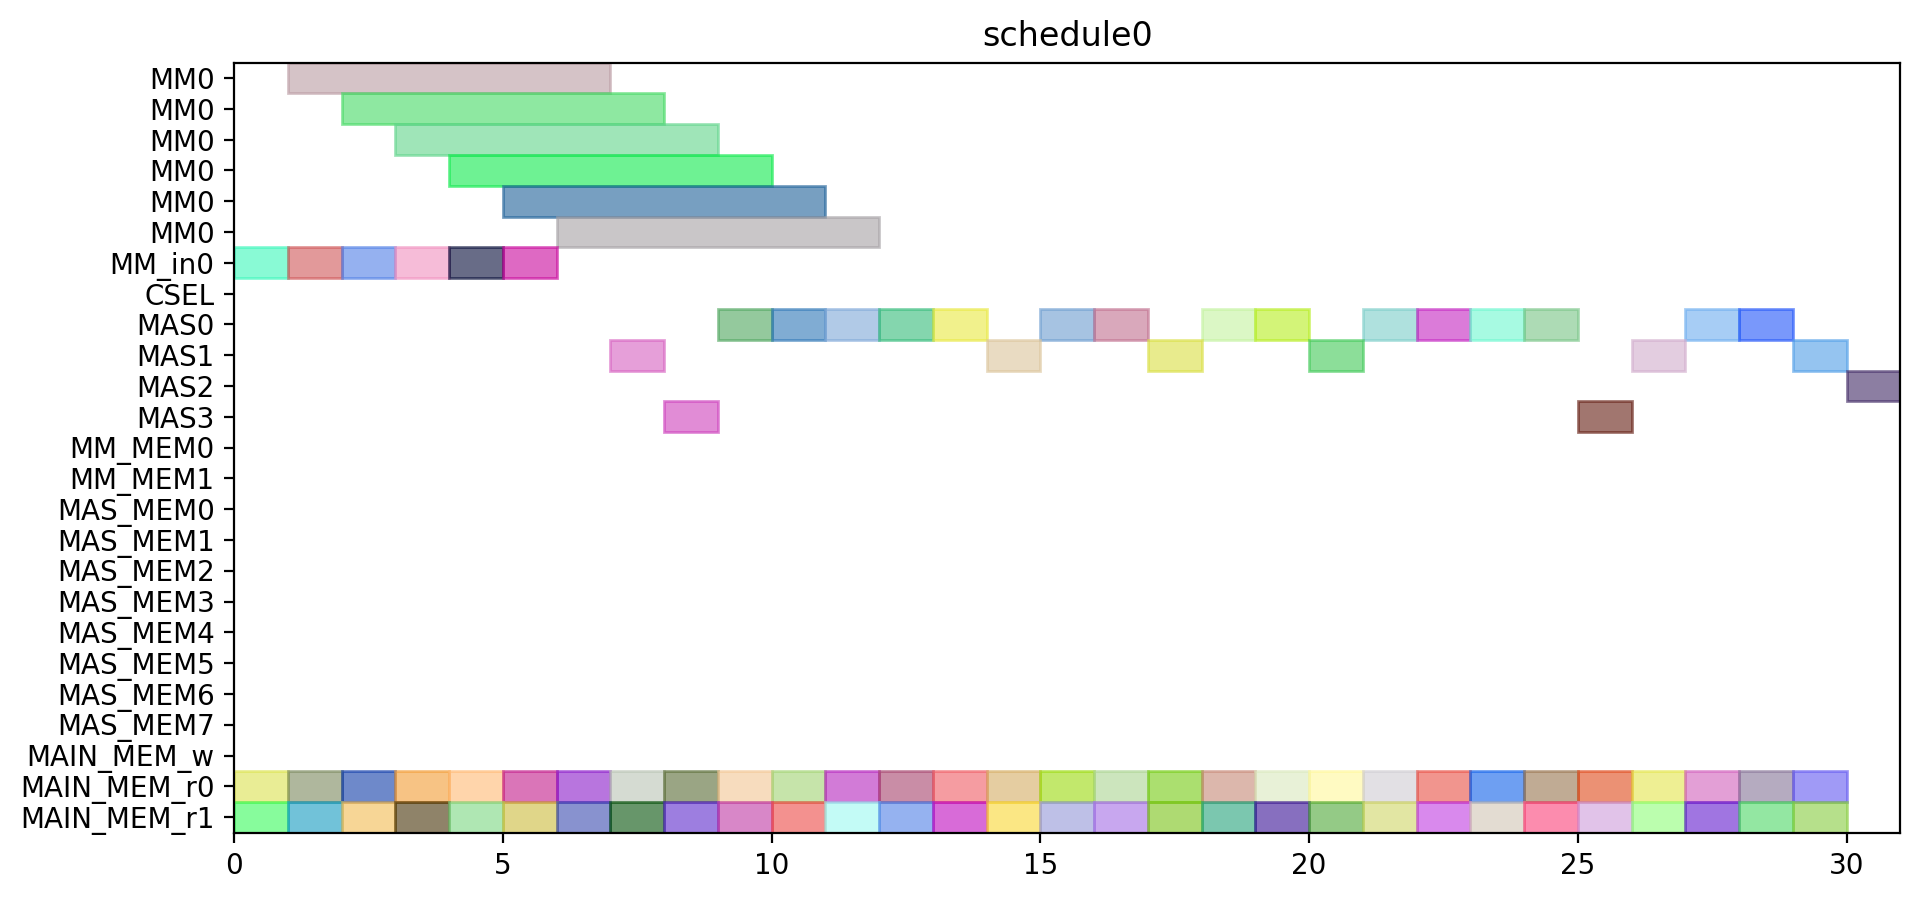

This chart was generated by the following Python code:
from pyschedule import Scenario, solvers, plotters, alt


def solve():
	horizon = 149
	S = Scenario("schedule0", horizon=horizon)

	# resource
	MM = S.Resources('MM', num=1, size=6)
	MM_in = S.Resources('MM_in', num=1)
	CSEL = S.Resource('CSEL')
	MAS = S.Resources('MAS', num=4, size=1, periods=range(1, horizon))
	MM_MEM = S.Resources('MM_MEM', num=2)
	MAS_MEM = S.Resources('MAS_MEM', num=8)
	MAIN_MEM_w = S.Resource('MAIN_MEM_w', size=1)
	MAIN_MEM_r = S.Resources('MAIN_MEM_r', num=2)

	# result of previous scheduling

	# new tasks
	d_t0_a1_0 = S.Task('d_t0_a1_0', length=1, delay_cost=1)
	d_t0_a1_0 += alt(MAS)
	d_t0_a1_0_mem0 = S.Task('d_t0_a1_0_mem0', length=1, delay_cost=1)
	d_t0_a1_0_mem0 += MAIN_MEM_r[0]
	S += d_t0_a1_0_mem0 <= d_t0_a1_0

	d_t0_a1_0_mem1 = S.Task('d_t0_a1_0_mem1', length=1, delay_cost=1)
	d_t0_a1_0_mem1 += MAIN_MEM_r[1]
	S += d_t0_a1_0_mem1 <= d_t0_a1_0

	d_t0_a1_1 = S.Task('d_t0_a1_1', length=1, delay_cost=1)
	d_t0_a1_1 += alt(MAS)
	d_t0_a1_1_mem0 = S.Task('d_t0_a1_1_mem0', length=1, delay_cost=1)
	d_t0_a1_1_mem0 += MAIN_MEM_r[0]
	S += d_t0_a1_1_mem0 <= d_t0_a1_1

	d_t0_a1_1_mem1 = S.Task('d_t0_a1_1_mem1', length=1, delay_cost=1)
	d_t0_a1_1_mem1 += MAIN_MEM_r[1]
	S += d_t0_a1_1_mem1 <= d_t0_a1_1

	d_t0_t10 = S.Task('d_t0_t10', length=1, delay_cost=1)
	d_t0_t10 += alt(MAS)
	d_t0_t10_mem0 = S.Task('d_t0_t10_mem0', length=1, delay_cost=1)
	d_t0_t10_mem0 += MAIN_MEM_r[0]
	S += d_t0_t10_mem0 <= d_t0_t10

	d_t0_t10_mem1 = S.Task('d_t0_t10_mem1', length=1, delay_cost=1)
	d_t0_t10_mem1 += MAIN_MEM_r[1]
	S += d_t0_t10_mem1 <= d_t0_t10

	d_t0_t11 = S.Task('d_t0_t11', length=1, delay_cost=1)
	d_t0_t11 += alt(MAS)
	d_t0_t11_mem0 = S.Task('d_t0_t11_mem0', length=1, delay_cost=1)
	d_t0_t11_mem0 += MAIN_MEM_r[0]
	S += d_t0_t11_mem0 <= d_t0_t11

	d_t0_t11_mem1 = S.Task('d_t0_t11_mem1', length=1, delay_cost=1)
	d_t0_t11_mem1 += MAIN_MEM_r[1]
	S += d_t0_t11_mem1 <= d_t0_t11

	d_t0_t3_t0 = S.Task('d_t0_t3_t0', length=6, delay_cost=1)
	d_t0_t3_t0 += alt(MM)
	d_t0_t3_t0_in = S.Task('d_t0_t3_t0_in', length=1, delay_cost=1)
	d_t0_t3_t0_in += alt(MM_in)
	S += d_t0_t3_t0_in*MM_in[0]<=d_t0_t3_t0*MM[0]
	d_t0_t3_t0_mem0 = S.Task('d_t0_t3_t0_mem0', length=1, delay_cost=1)
	d_t0_t3_t0_mem0 += MAIN_MEM_r[0]
	S += d_t0_t3_t0_mem0 <= d_t0_t3_t0

	d_t0_t3_t0_mem1 = S.Task('d_t0_t3_t0_mem1', length=1, delay_cost=1)
	d_t0_t3_t0_mem1 += MAIN_MEM_r[1]
	S += d_t0_t3_t0_mem1 <= d_t0_t3_t0

	d_t0_t3_t1 = S.Task('d_t0_t3_t1', length=6, delay_cost=1)
	d_t0_t3_t1 += alt(MM)
	d_t0_t3_t1_in = S.Task('d_t0_t3_t1_in', length=1, delay_cost=1)
	d_t0_t3_t1_in += alt(MM_in)
	S += d_t0_t3_t1_in*MM_in[0]<=d_t0_t3_t1*MM[0]
	d_t0_t3_t1_mem0 = S.Task('d_t0_t3_t1_mem0', length=1, delay_cost=1)
	d_t0_t3_t1_mem0 += MAIN_MEM_r[0]
	S += d_t0_t3_t1_mem0 <= d_t0_t3_t1

	d_t0_t3_t1_mem1 = S.Task('d_t0_t3_t1_mem1', length=1, delay_cost=1)
	d_t0_t3_t1_mem1 += MAIN_MEM_r[1]
	S += d_t0_t3_t1_mem1 <= d_t0_t3_t1

	d_t0_t3_t2 = S.Task('d_t0_t3_t2', length=1, delay_cost=1)
	d_t0_t3_t2 += alt(MAS)
	d_t0_t3_t2_mem0 = S.Task('d_t0_t3_t2_mem0', length=1, delay_cost=1)
	d_t0_t3_t2_mem0 += MAIN_MEM_r[0]
	S += d_t0_t3_t2_mem0 <= d_t0_t3_t2

	d_t0_t3_t2_mem1 = S.Task('d_t0_t3_t2_mem1', length=1, delay_cost=1)
	d_t0_t3_t2_mem1 += MAIN_MEM_r[1]
	S += d_t0_t3_t2_mem1 <= d_t0_t3_t2

	d_t0_t3_t3 = S.Task('d_t0_t3_t3', length=1, delay_cost=1)
	d_t0_t3_t3 += alt(MAS)
	d_t0_t3_t3_mem0 = S.Task('d_t0_t3_t3_mem0', length=1, delay_cost=1)
	d_t0_t3_t3_mem0 += MAIN_MEM_r[0]
	S += d_t0_t3_t3_mem0 <= d_t0_t3_t3

	d_t0_t3_t3_mem1 = S.Task('d_t0_t3_t3_mem1', length=1, delay_cost=1)
	d_t0_t3_t3_mem1 += MAIN_MEM_r[1]
	S += d_t0_t3_t3_mem1 <= d_t0_t3_t3

	d_t1_a1_0 = S.Task('d_t1_a1_0', length=1, delay_cost=1)
	d_t1_a1_0 += alt(MAS)
	d_t1_a1_0_mem0 = S.Task('d_t1_a1_0_mem0', length=1, delay_cost=1)
	d_t1_a1_0_mem0 += MAIN_MEM_r[0]
	S += d_t1_a1_0_mem0 <= d_t1_a1_0

	d_t1_a1_0_mem1 = S.Task('d_t1_a1_0_mem1', length=1, delay_cost=1)
	d_t1_a1_0_mem1 += MAIN_MEM_r[1]
	S += d_t1_a1_0_mem1 <= d_t1_a1_0

	d_t1_a1_1 = S.Task('d_t1_a1_1', length=1, delay_cost=1)
	d_t1_a1_1 += alt(MAS)
	d_t1_a1_1_mem0 = S.Task('d_t1_a1_1_mem0', length=1, delay_cost=1)
	d_t1_a1_1_mem0 += MAIN_MEM_r[0]
	S += d_t1_a1_1_mem0 <= d_t1_a1_1

	d_t1_a1_1_mem1 = S.Task('d_t1_a1_1_mem1', length=1, delay_cost=1)
	d_t1_a1_1_mem1 += MAIN_MEM_r[1]
	S += d_t1_a1_1_mem1 <= d_t1_a1_1

	d_t1_t10 = S.Task('d_t1_t10', length=1, delay_cost=1)
	d_t1_t10 += alt(MAS)
	d_t1_t10_mem0 = S.Task('d_t1_t10_mem0', length=1, delay_cost=1)
	d_t1_t10_mem0 += MAIN_MEM_r[0]
	S += d_t1_t10_mem0 <= d_t1_t10

	d_t1_t10_mem1 = S.Task('d_t1_t10_mem1', length=1, delay_cost=1)
	d_t1_t10_mem1 += MAIN_MEM_r[1]
	S += d_t1_t10_mem1 <= d_t1_t10

	d_t1_t11 = S.Task('d_t1_t11', length=1, delay_cost=1)
	d_t1_t11 += alt(MAS)
	d_t1_t11_mem0 = S.Task('d_t1_t11_mem0', length=1, delay_cost=1)
	d_t1_t11_mem0 += MAIN_MEM_r[0]
	S += d_t1_t11_mem0 <= d_t1_t11

	d_t1_t11_mem1 = S.Task('d_t1_t11_mem1', length=1, delay_cost=1)
	d_t1_t11_mem1 += MAIN_MEM_r[1]
	S += d_t1_t11_mem1 <= d_t1_t11

	d_t1_t3_t0 = S.Task('d_t1_t3_t0', length=6, delay_cost=1)
	d_t1_t3_t0 += alt(MM)
	d_t1_t3_t0_in = S.Task('d_t1_t3_t0_in', length=1, delay_cost=1)
	d_t1_t3_t0_in += alt(MM_in)
	S += d_t1_t3_t0_in*MM_in[0]<=d_t1_t3_t0*MM[0]
	d_t1_t3_t0_mem0 = S.Task('d_t1_t3_t0_mem0', length=1, delay_cost=1)
	d_t1_t3_t0_mem0 += MAIN_MEM_r[0]
	S += d_t1_t3_t0_mem0 <= d_t1_t3_t0

	d_t1_t3_t0_mem1 = S.Task('d_t1_t3_t0_mem1', length=1, delay_cost=1)
	d_t1_t3_t0_mem1 += MAIN_MEM_r[1]
	S += d_t1_t3_t0_mem1 <= d_t1_t3_t0

	d_t1_t3_t1 = S.Task('d_t1_t3_t1', length=6, delay_cost=1)
	d_t1_t3_t1 += alt(MM)
	d_t1_t3_t1_in = S.Task('d_t1_t3_t1_in', length=1, delay_cost=1)
	d_t1_t3_t1_in += alt(MM_in)
	S += d_t1_t3_t1_in*MM_in[0]<=d_t1_t3_t1*MM[0]
	d_t1_t3_t1_mem0 = S.Task('d_t1_t3_t1_mem0', length=1, delay_cost=1)
	d_t1_t3_t1_mem0 += MAIN_MEM_r[0]
	S += d_t1_t3_t1_mem0 <= d_t1_t3_t1

	d_t1_t3_t1_mem1 = S.Task('d_t1_t3_t1_mem1', length=1, delay_cost=1)
	d_t1_t3_t1_mem1 += MAIN_MEM_r[1]
	S += d_t1_t3_t1_mem1 <= d_t1_t3_t1

	d_t1_t3_t2 = S.Task('d_t1_t3_t2', length=1, delay_cost=1)
	d_t1_t3_t2 += alt(MAS)
	d_t1_t3_t2_mem0 = S.Task('d_t1_t3_t2_mem0', length=1, delay_cost=1)
	d_t1_t3_t2_mem0 += MAIN_MEM_r[0]
	S += d_t1_t3_t2_mem0 <= d_t1_t3_t2

	d_t1_t3_t2_mem1 = S.Task('d_t1_t3_t2_mem1', length=1, delay_cost=1)
	d_t1_t3_t2_mem1 += MAIN_MEM_r[1]
	S += d_t1_t3_t2_mem1 <= d_t1_t3_t2

	d_t1_t3_t3 = S.Task('d_t1_t3_t3', length=1, delay_cost=1)
	d_t1_t3_t3 += alt(MAS)
	d_t1_t3_t3_mem0 = S.Task('d_t1_t3_t3_mem0', length=1, delay_cost=1)
	d_t1_t3_t3_mem0 += MAIN_MEM_r[0]
	S += d_t1_t3_t3_mem0 <= d_t1_t3_t3

	d_t1_t3_t3_mem1 = S.Task('d_t1_t3_t3_mem1', length=1, delay_cost=1)
	d_t1_t3_t3_mem1 += MAIN_MEM_r[1]
	S += d_t1_t3_t3_mem1 <= d_t1_t3_t3

	d_t2_a1_0 = S.Task('d_t2_a1_0', length=1, delay_cost=1)
	d_t2_a1_0 += alt(MAS)
	d_t2_a1_0_mem0 = S.Task('d_t2_a1_0_mem0', length=1, delay_cost=1)
	d_t2_a1_0_mem0 += MAIN_MEM_r[0]
	S += d_t2_a1_0_mem0 <= d_t2_a1_0

	d_t2_a1_0_mem1 = S.Task('d_t2_a1_0_mem1', length=1, delay_cost=1)
	d_t2_a1_0_mem1 += MAIN_MEM_r[1]
	S += d_t2_a1_0_mem1 <= d_t2_a1_0

	d_t2_a1_1 = S.Task('d_t2_a1_1', length=1, delay_cost=1)
	d_t2_a1_1 += alt(MAS)
	d_t2_a1_1_mem0 = S.Task('d_t2_a1_1_mem0', length=1, delay_cost=1)
	d_t2_a1_1_mem0 += MAIN_MEM_r[0]
	S += d_t2_a1_1_mem0 <= d_t2_a1_1

	d_t2_a1_1_mem1 = S.Task('d_t2_a1_1_mem1', length=1, delay_cost=1)
	d_t2_a1_1_mem1 += MAIN_MEM_r[1]
	S += d_t2_a1_1_mem1 <= d_t2_a1_1

	d_t2_t10 = S.Task('d_t2_t10', length=1, delay_cost=1)
	d_t2_t10 += alt(MAS)
	d_t2_t10_mem0 = S.Task('d_t2_t10_mem0', length=1, delay_cost=1)
	d_t2_t10_mem0 += MAIN_MEM_r[0]
	S += d_t2_t10_mem0 <= d_t2_t10

	d_t2_t10_mem1 = S.Task('d_t2_t10_mem1', length=1, delay_cost=1)
	d_t2_t10_mem1 += MAIN_MEM_r[1]
	S += d_t2_t10_mem1 <= d_t2_t10

	d_t2_t11 = S.Task('d_t2_t11', length=1, delay_cost=1)
	d_t2_t11 += alt(MAS)
	d_t2_t11_mem0 = S.Task('d_t2_t11_mem0', length=1, delay_cost=1)
	d_t2_t11_mem0 += MAIN_MEM_r[0]
	S += d_t2_t11_mem0 <= d_t2_t11

	d_t2_t11_mem1 = S.Task('d_t2_t11_mem1', length=1, delay_cost=1)
	d_t2_t11_mem1 += MAIN_MEM_r[1]
	S += d_t2_t11_mem1 <= d_t2_t11

	d_t2_t3_t0 = S.Task('d_t2_t3_t0', length=6, delay_cost=1)
	d_t2_t3_t0 += alt(MM)
	d_t2_t3_t0_in = S.Task('d_t2_t3_t0_in', length=1, delay_cost=1)
	d_t2_t3_t0_in += alt(MM_in)
	S += d_t2_t3_t0_in*MM_in[0]<=d_t2_t3_t0*MM[0]
	d_t2_t3_t0_mem0 = S.Task('d_t2_t3_t0_mem0', length=1, delay_cost=1)
	d_t2_t3_t0_mem0 += MAIN_MEM_r[0]
	S += d_t2_t3_t0_mem0 <= d_t2_t3_t0

	d_t2_t3_t0_mem1 = S.Task('d_t2_t3_t0_mem1', length=1, delay_cost=1)
	d_t2_t3_t0_mem1 += MAIN_MEM_r[1]
	S += d_t2_t3_t0_mem1 <= d_t2_t3_t0

	d_t2_t3_t1 = S.Task('d_t2_t3_t1', length=6, delay_cost=1)
	d_t2_t3_t1 += alt(MM)
	d_t2_t3_t1_in = S.Task('d_t2_t3_t1_in', length=1, delay_cost=1)
	d_t2_t3_t1_in += alt(MM_in)
	S += d_t2_t3_t1_in*MM_in[0]<=d_t2_t3_t1*MM[0]
	d_t2_t3_t1_mem0 = S.Task('d_t2_t3_t1_mem0', length=1, delay_cost=1)
	d_t2_t3_t1_mem0 += MAIN_MEM_r[0]
	S += d_t2_t3_t1_mem0 <= d_t2_t3_t1

	d_t2_t3_t1_mem1 = S.Task('d_t2_t3_t1_mem1', length=1, delay_cost=1)
	d_t2_t3_t1_mem1 += MAIN_MEM_r[1]
	S += d_t2_t3_t1_mem1 <= d_t2_t3_t1

	d_t2_t3_t2 = S.Task('d_t2_t3_t2', length=1, delay_cost=1)
	d_t2_t3_t2 += alt(MAS)
	d_t2_t3_t2_mem0 = S.Task('d_t2_t3_t2_mem0', length=1, delay_cost=1)
	d_t2_t3_t2_mem0 += MAIN_MEM_r[0]
	S += d_t2_t3_t2_mem0 <= d_t2_t3_t2

	d_t2_t3_t2_mem1 = S.Task('d_t2_t3_t2_mem1', length=1, delay_cost=1)
	d_t2_t3_t2_mem1 += MAIN_MEM_r[1]
	S += d_t2_t3_t2_mem1 <= d_t2_t3_t2

	d_t2_t3_t3 = S.Task('d_t2_t3_t3', length=1, delay_cost=1)
	d_t2_t3_t3 += alt(MAS)
	d_t2_t3_t3_mem0 = S.Task('d_t2_t3_t3_mem0', length=1, delay_cost=1)
	d_t2_t3_t3_mem0 += MAIN_MEM_r[0]
	S += d_t2_t3_t3_mem0 <= d_t2_t3_t3

	d_t2_t3_t3_mem1 = S.Task('d_t2_t3_t3_mem1', length=1, delay_cost=1)
	d_t2_t3_t3_mem1 += MAIN_MEM_r[1]
	S += d_t2_t3_t3_mem1 <= d_t2_t3_t3

	d_t3000 = S.Task('d_t3000', length=1, delay_cost=1)
	d_t3000 += alt(MAS)
	d_t3000_mem0 = S.Task('d_t3000_mem0', length=1, delay_cost=1)
	d_t3000_mem0 += MAIN_MEM_r[0]
	S += d_t3000_mem0 <= d_t3000

	d_t3000_mem1 = S.Task('d_t3000_mem1', length=1, delay_cost=1)
	d_t3000_mem1 += MAIN_MEM_r[1]
	S += d_t3000_mem1 <= d_t3000

	d_t3001 = S.Task('d_t3001', length=1, delay_cost=1)
	d_t3001 += alt(MAS)
	d_t3001_mem0 = S.Task('d_t3001_mem0', length=1, delay_cost=1)
	d_t3001_mem0 += MAIN_MEM_r[0]
	S += d_t3001_mem0 <= d_t3001

	d_t3001_mem1 = S.Task('d_t3001_mem1', length=1, delay_cost=1)
	d_t3001_mem1 += MAIN_MEM_r[1]
	S += d_t3001_mem1 <= d_t3001

	d_t3010 = S.Task('d_t3010', length=1, delay_cost=1)
	d_t3010 += alt(MAS)
	d_t3010_mem0 = S.Task('d_t3010_mem0', length=1, delay_cost=1)
	d_t3010_mem0 += MAIN_MEM_r[0]
	S += d_t3010_mem0 <= d_t3010

	d_t3010_mem1 = S.Task('d_t3010_mem1', length=1, delay_cost=1)
	d_t3010_mem1 += MAIN_MEM_r[1]
	S += d_t3010_mem1 <= d_t3010

	d_t3011 = S.Task('d_t3011', length=1, delay_cost=1)
	d_t3011 += alt(MAS)
	d_t3011_mem0 = S.Task('d_t3011_mem0', length=1, delay_cost=1)
	d_t3011_mem0 += MAIN_MEM_r[0]
	S += d_t3011_mem0 <= d_t3011

	d_t3011_mem1 = S.Task('d_t3011_mem1', length=1, delay_cost=1)
	d_t3011_mem1 += MAIN_MEM_r[1]
	S += d_t3011_mem1 <= d_t3011

	d_t4000 = S.Task('d_t4000', length=1, delay_cost=1)
	d_t4000 += alt(MAS)
	d_t4000_mem0 = S.Task('d_t4000_mem0', length=1, delay_cost=1)
	d_t4000_mem0 += MAIN_MEM_r[0]
	S += d_t4000_mem0 <= d_t4000

	d_t4000_mem1 = S.Task('d_t4000_mem1', length=1, delay_cost=1)
	d_t4000_mem1 += MAIN_MEM_r[1]
	S += d_t4000_mem1 <= d_t4000

	d_t4001 = S.Task('d_t4001', length=1, delay_cost=1)
	d_t4001 += alt(MAS)
	d_t4001_mem0 = S.Task('d_t4001_mem0', length=1, delay_cost=1)
	d_t4001_mem0 += MAIN_MEM_r[0]
	S += d_t4001_mem0 <= d_t4001

	d_t4001_mem1 = S.Task('d_t4001_mem1', length=1, delay_cost=1)
	d_t4001_mem1 += MAIN_MEM_r[1]
	S += d_t4001_mem1 <= d_t4001

	solvers.mip.solve(S,msg=1,kind='CPLEX',ratio_gap=1.01)

	solution = [['hoge']*len(S.solution()[1]) for i in range(len(S.solution()))]
	for i in range(len(S.solution())):
		for j in range(len(S.solution()[i])):
			solution[i][j]=str(S.solution()[i][j])
	print(solution)

	cycles = int(solution[-1][3])

	pic_file_name = "/home/mfukuda/ABE/multiRAM_multiMAS_16mux/scheduling_result/stage6MM1_stage1MAS4/FP12_LADDERMUL/schedule0.png"
	if(S.solution() != []):
		plotters.matplotlib.plot(S,img_filename=pic_file_name, show_task_labels=False, fig_size=(cycles*0.25+3, 5))

	return solution
